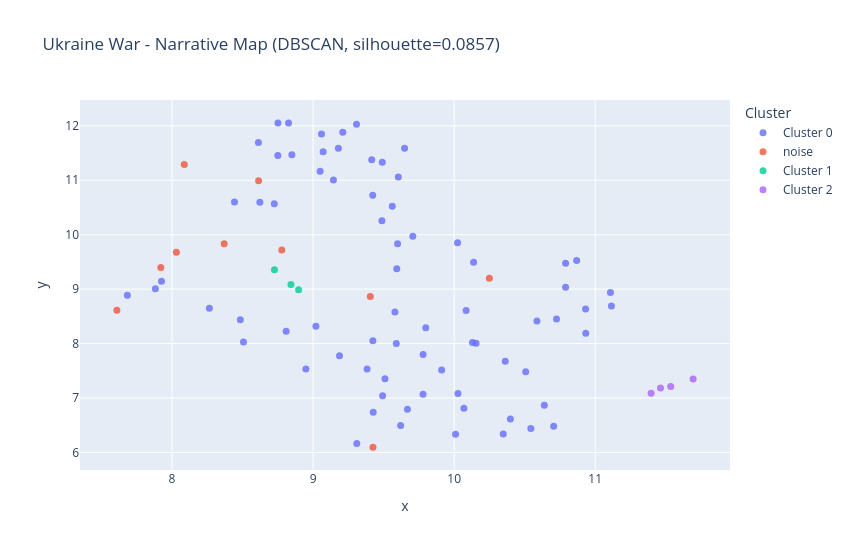

This figure's notebook cell:
### Markdown cell above
## 5. Narrative Map: UMAP Visualization

UMAP (Uniform Manifold Approximation and Projection) reduces the 384-dimensional embeddings to 2D so I can plot them. Unlike PCA, UMAP preserves local structure - articles that are similar in 384D will still be close together in 2D.

I use `metric='cosine'` to match the cosine similarity used in ChromaDB. `n_neighbors=15` balances local and global structure. `min_dist=0.1` allows a moderately compact layout.

Hover over any point to see the headline, outlet, and predicted bias label.

### Code cell
def run_umap(embeddings: np.ndarray) -> np.ndarray:
    """Reduce embeddings to 2D for plotting."""
    reducer = umap.UMAP(
        n_components=2,
        n_neighbors=15,
        min_dist=0.1,
        metric="cosine",
        random_state=42,
    )
    return reducer.fit_transform(embeddings)


def make_narrative_map(result: dict, topic: str) -> go.Figure:
    """
    Build an interactive Plotly scatter plot from a cluster_topic() result.
    Each point is one article. Color = cluster. Hover shows headline + outlet + bias.
    """
    coords = run_umap(result["embeddings"])

    labels    = result["labels"]
    headlines = result["headlines"]
    metadatas = result["metadatas"]

    df = pd.DataFrame({
        "x":          coords[:, 0],
        "y":          coords[:, 1],
        "cluster":    ["noise" if l == -1 else f"Cluster {l}" for l in labels],
        "headline":   [h[:80] + "..." if len(h) > 80 else h for h in headlines],
        "outlet":     [m.get("outlet", "")     for m in metadatas],
        "bias_label": [m.get("bias_label", "") for m in metadatas],
    })

    method = result["method"].upper()
    sil    = result["best_silhouette"]
    title  = f"{topic} - Narrative Map ({method}, silhouette={sil})"

    fig = px.scatter(
        df,
        x="x", y="y",
        color="cluster",
        hover_data={"headline": True, "outlet": True, "bias_label": True, "x": False, "y": False},
        title=title,
        width=850, height=550,
    )
    fig.update_traces(marker=dict(size=7, opacity=0.8))
    fig.update_layout(legend_title_text="Cluster")
    return fig


# Jupyter displays the last expression in a cell automatically - no .show() needed
fig = make_narrative_map(ukraine, "Ukraine War")
fig

### Figure 1 — Plotly figure (JSON) as saved in the notebook; plotly's stock layout.template omitted (floating-point values rounded to 4 significant figures; data arrays with more than 128 entries replaced by an {"elided": "..."} marker saying what was removed)
{"data": [{"customdata": {"elided": "73x3 str values"}, "hovertemplate": "cluster=Cluster 0<br>headline=%{customdata[0]}<br>outlet=%{customdata[1]}<br>bias_label=%{customdata[2]}<extra></extra>", "legendgroup": "Cluster 0", "marker": {"color": "#636efa", "opacity": 0.8, "size": 7, "symbol": "circle"}, "mode": "markers", "name": "Cluster 0", "orientation": "v", "showlegend": true, "type": "scatter", "x": [8.826, 10.16, 11.11, 9.423, 10.14, 10.07, 8.751, 7.882, 9.211, 10.02, 10.73, 10.51, 10.36, 9.06, 8.484, 9.509, 10.35, 10.64, 9.593, 10.13, 9.59, 9.493, 8.623, 8.725, 10.87, 9.911, 8.809, 11.11, 7.683, 9.02, 10.59, 9.648, 9.308, 10.79, 9.561, 9.144, 9.071, 8.442, 8.849, 10.4, 9.49, 7.925, 10.71, 9.621, 10.93, 9.187, 8.506, 9.424, 9.779, 10.93, 8.265, 9.383, 9.604, 8.612, 9.05, 9.426, 8.75, 9.416, 9.179, 10.03, 9.669, 9.58, 10.01, 8.949, 10.54, 9.799, 10.79, 9.78, 10.08, 9.707, 9.488, 9.599, 9.31], "xaxis": "x", "y": [12.05, 8.008, 8.936, 10.73, 9.496, 6.813, 12.05, 9.006, 11.88, 9.852, 8.451, 7.483, 7.677, 11.85, 8.437, 7.352, 6.34, 6.865, 9.377, 8.019, 8.003, 7.043, 10.6, 10.57, 9.527, 7.515, 8.226, 8.691, 8.886, 8.319, 8.413, 11.59, 12.03, 9.476, 10.52, 11.0, 11.53, 10.6, 11.47, 6.616, 11.33, 9.147, 6.479, 6.496, 8.191, 7.777, 8.028, 8.051, 7.071, 8.634, 8.648, 7.533, 11.06, 11.7, 11.17, 6.737, 11.46, 11.38, 11.59, 7.083, 6.795, 8.58, 6.333, 7.533, 6.438, 8.291, 9.034, 7.8, 8.608, 9.969, 10.25, 9.833, 6.164], "yaxis": "y"}, {"customdata": [["Ex-Zelenskiy Aide Stole to Fund Luxury Home, Prosecutors Say", "financial_post", "left"], ["Barry Blaustein, Eddie Murphy’s ‘SNL’ Writer, Dead at 71", "freerepublic_com", "right"], ["Loudoun County student accused of recording boys in Freedom High School bathroom", "freerepublic_com", "right"], ["Quaker Houghton Announces Quarterly Dividend and $250 Million Stock Repurchase A...", "prnewswire", "centre"], ["Book reviews: ‘The Rolling Stones: The Biography’ and ‘Project Maven: A Marine C...", "the_week_magazine", "right"], ["Nolte: Hakeem Jeffries Concedes Defeat, Moves Gerrymander Battle to 2028", "freerepublic_com", "right"], ["Christine Lagarde: The courage to build a Europe that endures", "europa_eu", "left"], ["Sen. Rand Paul’s son erupts in drunken tirade against ‘gays and the Jews’", "freerepublic_com", "right"], ["Palantir CEO says Berlin’s distrust of battlefield software is misplaced", "politico", "left"], ["Redistricting wars: Removing racism from Alabama map leaves Sotomayor seething i...", "freerepublic_com", "right"]], "hovertemplate": "cluster=noise<br>headline=%{customdata[0]}<br>outlet=%{customdata[1]}<br>bias_label=%{customdata[2]}<extra></extra>", "legendgroup": "noise", "marker": {"color": "#EF553B", "opacity": 0.8, "size": 7, "symbol": "circle"}, "mode": "markers", "name": "noise", "orientation": "v", "showlegend": true, "type": "scatter", "x": [8.613, 8.087, 8.031, 9.424, 7.609, 8.778, 9.405, 7.92, 10.25, 8.369], "xaxis": "x", "y": [10.99, 11.29, 9.676, 6.098, 8.61, 9.717, 8.863, 9.396, 9.202, 9.832], "yaxis": "y"}, {"customdata": [["King Charles III lays out UK government agenda as Starmer's job hangs in the bal...", "pbs", "left"], ["The three-way fight for control of Labour ... and the country: Wes Streeting to ...", "dailymail_com", "left"], ["King Charles lays out government agenda as Starmer fights for survival: ‘absolut...", "fortune", "left"]], "hovertemplate": "cluster=Cluster 1<br>headline=%{customdata[0]}<br>outlet=%{customdata[1]}<br>bias_label=%{customdata[2]}<extra></extra>", "legendgroup": "Cluster 1", "marker": {"color": "#00cc96", "opacity": 0.8, "size": 7, "symbol": "circle"}, "mode": "markers", "name": "Cluster 1", "orientation": "v", "showlegend": true, "type": "scatter", "x": [8.897, 8.726, 8.843], "xaxis": "x", "y": [8.99, 9.358, 9.085], "yaxis": "y"}, {"customdata": [["‘Nagi Notes’ Review: Kôji Fukada Sculpts a Fragmented, Fascinating Portrait", "thewrap", "left"], ["‘Nagi Notes’ Review: Koji Fukada Returns with a Sweet and Quietly Spectacular Fa...", "indiewire", "left"], ["‘Nagi Notes’ Review: Kōji Fukada’s Thoughtful Story Of Self-Expression And Liber...", "deadline", "left"], ["First Look review: Barry Keoghan gives a tense, psychologically uneasy performan...", "the_irish_times", "left"]], "hovertemplate": "cluster=Cluster 2<br>headline=%{customdata[0]}<br>outlet=%{customdata[1]}<br>bias_label=%{customdata[2]}<extra></extra>", "legendgroup": "Cluster 2", "marker": {"color": "#ab63fa", "opacity": 0.8, "size": 7, "symbol": "circle"}, "mode": "markers", "name": "Cluster 2", "orientation": "v", "showlegend": true, "type": "scatter", "x": [11.4, 11.46, 11.54, 11.69], "xaxis": "x", "y": [7.087, 7.183, 7.213, 7.351], "yaxis": "y"}], "layout": {"height": 550, "legend": {"title": {"text": "Cluster"}, "tracegroupgap": 0}, "title": {"text": "Ukraine War - Narrative Map (DBSCAN, silhouette=0.0857)"}, "width": 850, "xaxis": {"anchor": "y", "domain": [0, 1], "title": {"text": "x"}}, "yaxis": {"anchor": "x", "domain": [0, 1], "title": {"text": "y"}}}}
